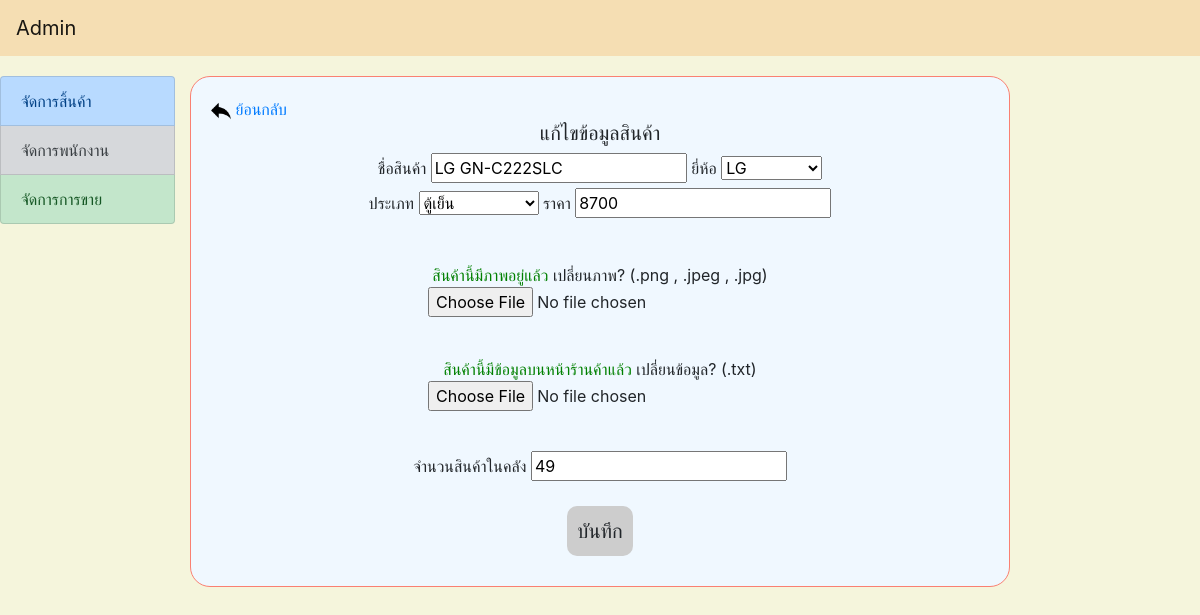
Page /_oldProject/admin/editproduct.php?id=2 on the committed database.
### tables this page shows
CREATE TABLE `product` (
  `productid` int(3) NOT NULL,
  `typeid` int(3) NOT NULL,
  `brandid` int(3) NOT NULL,
  `PDname` varchar(50) NOT NULL,
  `price` int(7) NOT NULL,
  `count` int(3) NOT NULL,
  `picture` varchar(255) NOT NULL,
  `info` varchar(8000) NOT NULL
);

### _oldProject/admin/editproduct.php (the view, shortened to what this page needs)
<?php include('conectDB.php');
$pdid = $_GET['id'];
$sql = "SELECT * FROM product WHERE productid=$pdid";
$result = mysqli_query($conect, $sql);
$row = mysqli_fetch_array($result);
?>
<!DOCTYPE html>
<html lang="en">
<head>
    <link rel="stylesheet" href="bootstrap.min.css">
    <link rel="stylesheet" href="stly.css">
</head>
<body>
    <header>
        <nav class="navbar navbar-expand-lg navbar-light" style="background-color: wheat;">
            <a class="navbar-brand" href="#">Admin</a>
        </nav>
    </header>
    <div class="" style="margin: 0px">
        <div class="row" style="margin-top: 20px;">
            <div class="col-md-2">
                <div class="list-group">
                    <a href="index.php?product=1" class="list-group-item list-group-item-action list-group-item-primary">จัดการสิ้นค้า</a>
                    <a href="index.php?employee=1" class="list-group-item list-group-item-action list-group-item-secondary">จัดการพนักงาน</a>
                    <a href="index.php?order=1" class="list-group-item list-group-item-action list-group-item-success">จัดการการขาย</a>
                </div>
            </div>
            <div class="col-md-8" id="bordersalmonproduct">
                <div style="margin: 20px 0px 0px 20px;">
                    <a href="index.php?product=1"><img src="img/back.png" style="height: auto; width: 20px;"> ย้อนกลับ</a>
                </div>
                <form method="post" action="saveEdit_product.php?id=<?php echo $pdid?>" enctype="multipart/form-data">
                    <div style="text-align: center;">
                        <h5>แก้ไขข้อมูลสินค้า</h5>
                        <div class="groupinput">
                            <label for="name">ชื่อสินค้า</label>
                            <input class="txtinput" type="text" name="name" maxlength="40" value="<?php echo $row['PDname'] ?>" required>
                            <label for="brand">ยี่ห้อ</label>
                            <select name="brand">
                                <option value="1" id="b1">LG</option>
                            </select>
                        </div>
                        <div class="groupinput">
                            <label for="type">ประเภท</label>
                            <select name="type">
                                <option value="1" id="t1">ตู้เย็น</option>
                            </select>
                            <label for="price">ราคา</label>
                            <input class="txtinput" type="number" min="0" name="price" value="<?php echo $row['price'] ?>" required>
                        </div>
                        <div class="inputfile">
                            <?php if (is_null($row['picture']) || $row['picture'] == "") : ?>
                                <a style="color: orangered;">สินค้านี้ยังไม่มีภาพ</a>
                                <a>เพิ่มภาพ? (.png , .jpeg , .jpg)</a>
                            <?php else : ?>
                                <a style="color: green;">สินค้านี้มีภาพอยู่แล้ว</a>
                                <a>เปลี่ยนภาพ? (.png , .jpeg , .jpg)</a>
                            <?php endif ?>
                            <input type="file" name="img" accept=".png,.jpg,.jpeg,">
                        </div>
                        <div class="inputfile">
                            <?php if (is_null($row['info']) || $row['info'] == "") : ?>
                                <a style="color: orangered;">สินค้านี้ยังไม่มีข้อมูลบนหน้าร้านค้า</a>
                                <a>เพิ่มข้อมูล? (.txt)</a>
                            <?php else : ?>
                                <a style="color: green;">สินค้านี้มีข้อมูลบนหน้าร้านค้าแล้ว</a>
                                <a>เปลี่ยนข้อมูล? (.txt)</a>
                            <?php endif ?>
                            <input type="file" name="txt" accept=".txt">
                        </div>
                        <div class="groupinput">
                            <label for="count">จำนวนสินค้าในคลัง</label>
                            <input class="txtinput" type="number" min="0" name="count" value="<?php echo $row['count'] ?>" required>
                        </div>
                    </div>
                    <div style="text-align: center;">
                        <button class="btn" type="submit" name="submit">บันทึก</button>
                    </div>
                </form>
            </div>
        </div>
    </div>
</body>
</html>

### _oldProject/admin/stly.css (style rules this page uses)
body { background: beige; }
.btn { margin: 20px 0px 0px 0px; padding: 10px; font-size: 20px; background:#CDCDCD; border: none; border-radius: 10px 10px 10px 10px; }
#bordersalmonproduct { border: salmon 1px solid; border-radius: 20px; background-color: aliceblue; padding: 0px 0px 30px 0px; }
.inputfile { margin: 40px auto; width: 50%; }

### rows in the picture
product: name "LG GN-C222SLC", price "8700", count "49"
